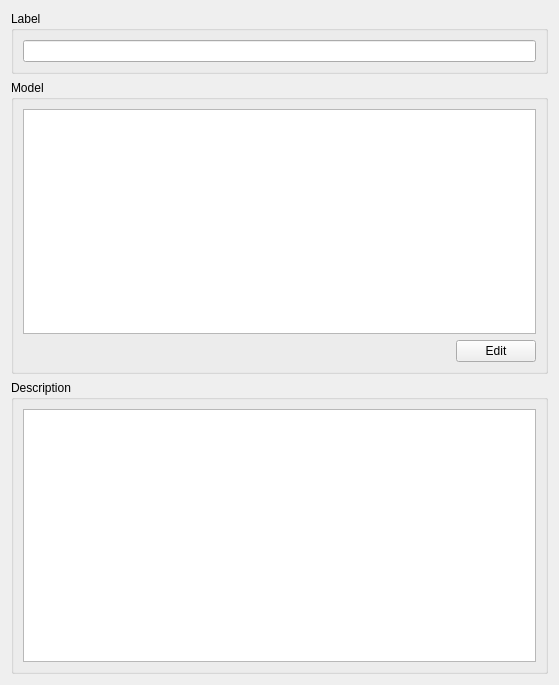
      <widget class="QWidget" name="page_5">
       <property name="geometry">
        <rect>
         <x>0</x>
         <y>0</y>
         <width>559</width>
         <height>685</height>
        </rect>
       </property>
       <attribute name="label">
        <string>Job</string>
       </attribute>
       <layout class="QVBoxLayout" name="verticalLayout_17">
        <item>
         <widget class="QGroupBox" name="groupBox_6">
          <property name="title">
           <string>Label</string>
          </property>
          <layout class="QVBoxLayout" name="verticalLayout_16">
           <item>
            <widget class="QLineEdit" name="jobLabel"/>
           </item>
          </layout>
         </widget>
        </item>
        <item>
         <widget class="QGroupBox" name="groupBox_4">
          <property name="title">
           <string>Model</string>
          </property>
          <layout class="QVBoxLayout" name="verticalLayout_14">
           <item>
            <widget class="QListWidget" name="jobModel">
             <property name="selectionMode">
              <enum>QAbstractItemView::MultiSelection</enum>
             </property>
            </widget>
           </item>
           <item>
            <layout class="QHBoxLayout" name="horizontalLayout_6">
             <item>
              <spacer name="horizontalSpacer_2">
               <property name="orientation">
                <enum>Qt::Horizontal</enum>
               </property>
               <property name="sizeHint" stdset="0">
                <size>
                 <width>334</width>
                 <height>20</height>
                </size>
               </property>
              </spacer>
             </item>
             <item>
              <widget class="QPushButton" name="jobModelEdit">
               <property name="text">
                <string>Edit</string>
               </property>
              </widget>
             </item>
            </layout>
           </item>
          </layout>
         </widget>
        </item>
        <item>
         <widget class="QGroupBox" name="groupBox_5">
          <property name="title">
           <string>Description</string>
          </property>
          <layout class="QVBoxLayout" name="verticalLayout_15">
           <item>
            <widget class="QPlainTextEdit" name="jobDescription"/>
           </item>
          </layout>
         </widget>
        </item>
       </layout>
      </widget>
